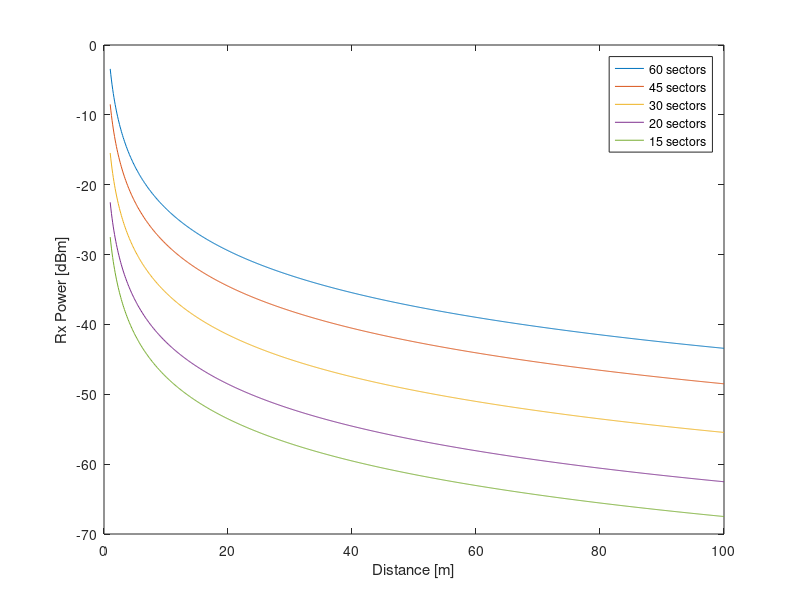

This figure's MATLAB source: (Note: this script raises an error after producing the figure.)
%%%%%%%%%%%%%%%%%%%%%%%%%%%%%%%%%%%%%%%%%%%%%%%%%%%%%%
% Plot and calculate range for a certain window
% Daniel Morales - May 2020
%%%%%%%%%%%%%%%%%%%%%%%%%%%%%%%%%%%%%%%%%%%%%%%%%%%%%%

%% Calculate range 
% Range to have a 3dB window
% Approximate calcualtion to give a sense of magnitude. Not to be taken
% precisely

TxPower = 20;   % dBm
%CSth = [-48, -45, -42, -38, -32];     % dBm
CSth = [-49, -46, -40.8, -39.2, -33];     % dBm
Gain = [30.59, 28.05, 24.57, 21.04, 18.55] ;   % dBm
%Gain = [52.17, 46.15];
fc = 287e9;
bw = 69e9;
fmax = fc + bw/2;
AbsLoss = 0;    % we assume no absorption loss at this frequency window

%%
m = 1:0.1:100;
RxPower = TxPower + (2.*Gain)' + 10*log10((3e8./(4*pi*fc.*m)).^2) - 3;

plot(m, RxPower)
xlabel('Distance [m]');
ylabel('Rx Power [dBm]');
legend('60 sectors', '45 sectors', '30 sectors', '20 sectors', '15 sectors')
yline(CSth(1),'-.', 'BPSK')
yline(CSth(2),'-.', 'QPSK')
yline(CSth(3),'-.', '8-PSK')
yline(CSth(4),'-.', '16-QAM')
yline(CSth(5),'-.', '64-QAM')

%% Calculate TxPower to reach a certain range (no absorption loss)

MCS_index = 4;  % 1. BPSK; 2. QPSK; 3. 8-PSK; 4. 16-QAM; 5. 64-QAM;
gain_index = 3; % 1. 60 sectors; 2. 45 sectors; 3. 30 sectors; 4. 20 sectors; 5. 15 sectors
range = 15.3;
tx_necessary_power = CSth(MCS_index) - Gain(gain_index)*2 - 10*log10((3e8/(4*pi*fc*range))^2) + 3

%% Calculate Range of each MCS for Adaptive MCS

MCS_index = 4;              % 1. BPSK; 2. QPSK; 3. 8-PSK; 4. 16-QAM; 5. 64-QAM;
gain_index = 3;             % 1. 60 sectors; 2. 45 sectors; 3. 30 sectors; 4. 20 sectors; 5. 15 sectors
beamwidth_3dB = 12;         % According to number of sectors
% phi = 6;                  % angle difference to center of beam [-beamwidth_3dB/2, beamwidth_3dB/2]
Ptx = 20;                   % dBm
max_range = 18;

% gain_dB = -3 * log10(cos(phi/2*pi/180)) / log10(cos(beamwidth_3dB/4*pi/180))
% range = 3e8/(4*pi*fc) / (10^((Ptx - CSth(MCS_index) + gain_dB + Gain(gain_index)*2)/-20))

range = 0;
for phi=0:0.1:beamwidth_3dB/2

    % from TeraSim antenna model
    gain_dB = -3 * log10(cos(phi/2*pi/180)) / log10(cos(beamwidth_3dB/4*pi/180));
    
    range_aux =  3e8/(4*pi*fc) / (10^((Ptx - CSth(MCS_index) + gain_dB + Gain(gain_index)*2)/-20));
    if range_aux > max_range
        range = range + max_range;
    else
        range = range + range_aux;
    end
end

% This is the average range of the MCS from MCS_index. It varies from the
% center of the beam to a side
avg_range = range / length(0:0.1:beamwidth_3dB/2)


